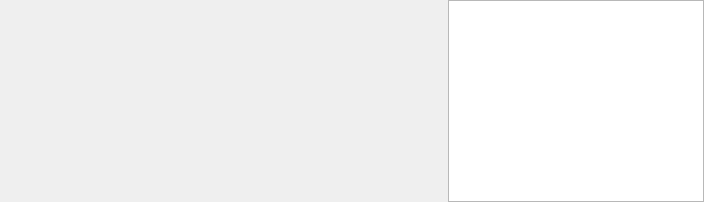
<?xml version="1.0" encoding="UTF-8"?>
<ui version="4.0">
 <class>ChartWidget</class>
 <widget class="QWidget" name="ChartWidget">
  <property name="geometry">
   <rect>
    <x>0</x>
    <y>0</y>
    <width>704</width>
    <height>202</height>
   </rect>
  </property>
  <property name="windowTitle">
   <string>Form</string>
  </property>
  <layout class="QHBoxLayout" name="horizontalLayout" stretch="1,0">
   <property name="margin">
    <number>0</number>
   </property>
   <item>
    <widget class="QHistogram" name="histogram" native="true"/>
   </item>
   <item>
    <widget class="QTreeView" name="lisOccurrence">
     <property name="enabled">
      <bool>true</bool>
     </property>
     <property name="sizePolicy">
      <sizepolicy hsizetype="Maximum" vsizetype="Preferred">
       <horstretch>0</horstretch>
       <verstretch>0</verstretch>
      </sizepolicy>
     </property>
     <property name="minimumSize">
      <size>
       <width>0</width>
       <height>0</height>
      </size>
     </property>
     <property name="maximumSize">
      <size>
       <width>300</width>
       <height>16777215</height>
      </size>
     </property>
     <property name="baseSize">
      <size>
       <width>0</width>
       <height>0</height>
      </size>
     </property>
     <property name="editTriggers">
      <set>QAbstractItemView::NoEditTriggers</set>
     </property>
     <property name="alternatingRowColors">
      <bool>true</bool>
     </property>
     <property name="rootIsDecorated">
      <bool>false</bool>
     </property>
     <property name="uniformRowHeights">
      <bool>true</bool>
     </property>
     <property name="itemsExpandable">
      <bool>false</bool>
     </property>
     <property name="expandsOnDoubleClick">
      <bool>false</bool>
     </property>
    </widget>
   </item>
  </layout>
 </widget>
 <customwidgets>
  <customwidget>
   <class>QHistogram</class>
   <extends>QWidget</extends>
   <header>qhistogram/qhistogram.h</header>
   <container>1</container>
  </customwidget>
 </customwidgets>
 <resources/>
 <connections/>
</ui>
